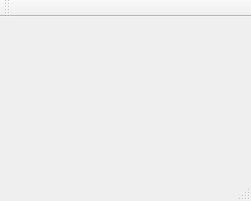
<?xml version="1.0" encoding="UTF-8"?>
<ui version="4.0">
 <class>MainWindow</class>
 <widget class="QMainWindow" name="MainWindow">
  <property name="geometry">
   <rect>
    <x>0</x>
    <y>0</y>
    <width>251</width>
    <height>201</height>
   </rect>
  </property>
  <property name="windowTitle">
   <string>FiveRow</string>
  </property>
  <widget class="QWidget" name="centralWidget"/>
  <widget class="QMenuBar" name="menuBar">
   <property name="geometry">
    <rect>
     <x>0</x>
     <y>0</y>
     <width>251</width>
     <height>21</height>
    </rect>
   </property>
  </widget>
  <widget class="QToolBar" name="mainToolBar">
   <attribute name="toolBarArea">
    <enum>TopToolBarArea</enum>
   </attribute>
   <attribute name="toolBarBreak">
    <bool>false</bool>
   </attribute>
  </widget>
  <widget class="QStatusBar" name="statusBar"/>
 </widget>
 <layoutdefault spacing="6" margin="11"/>
 <resources/>
 <connections/>
</ui>
